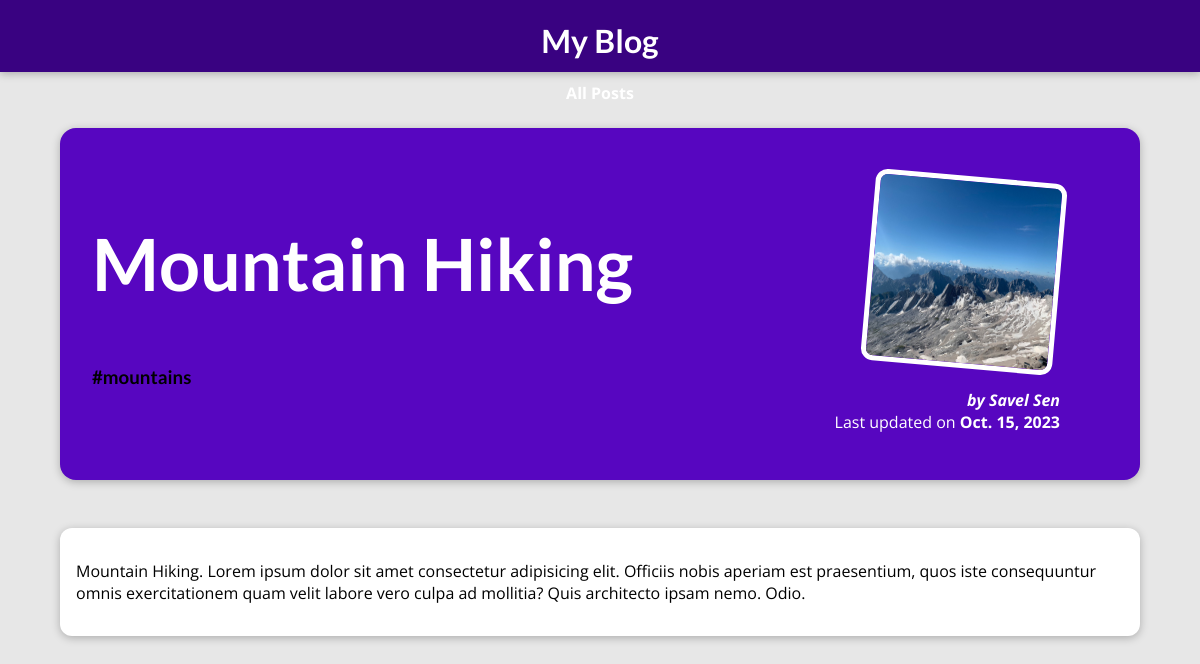
Screenshot of /blog/posts/mountain-hiking with the database file from the repository.
### blog/models.py (models this page shows, shortened)
class Post(models.Model):
    title = models.CharField(max_length=20)
    excerpt = models.CharField(max_length=100)
    image_name = models.CharField(max_length=20)
    date = models.DateField(auto_now=True)
    slug = models.SlugField(default="", blank=True, null=False, db_index=True)
    content = models.CharField(max_length=1000)
    author = models.ForeignKey(Author, on_delete=models.CASCADE, null=True, related_name='posts')
    tag = models.ForeignKey(Tag, on_delete=models.CASCADE, null=True, related_name='posts')

class Tag(models.Model):
    caption = models.CharField(max_length=50)
    def __str__(self):
        return f"{self.caption}"

class Author(models.Model):
    first_name = models.CharField(max_length=100)
    last_name = models.CharField(max_length=100)
    def __str__(self):
        return f"{self.first_name} {self.last_name}"

### blog/views.py (the view)
# urls.py: path("posts/<slug:slug>", views.post_detail, name='post-detail-page'),
def post_detail(request, slug):
    identified_post = Post.objects.get(slug=slug)
    return render(request, 'blog/post-detail.html',
                  {'post': identified_post})

### blog/templates/blog/post-detail.html (shortened to what this page needs)
{% extends "base.html" %}
{% load static %}
{% block css_files %}
    <link rel="stylesheet" href="{% static "blog/post-detail.css" %}"/>
{% endblock %}
{% block content %}
    <section id="summary">
        <h2>{{ post.title }}</h2>
        <h3>{{ post.tag }}</h3>
        <article>
            <img src="{% static 'blog/images/'|add:post.image_name %}" alt={{ posts.title }}>
            <address>by {{ post.author }}</address>
            <div>
                Last updated on <time>{{ post.date }}</time>
            </div>
        </article>
    </section>
    <main>
        {{ post.content|linebreaks }}
    </main>
{% endblock %}

### static/app.css (style rules this page uses)
* { box-sizing: border-box; }
html { font-family: 'Open Sans', 'Lato', sans-serif; }
body { margin: 0; }
h1, h2, h3 { font-family: 'Lato', sans-serif; font-weight: bold; }

### blog/static/blog/post-detail.css (style rules this page uses)
body { background-color: #e7e7e7; }
#summary { margin: 8rem auto 3rem auto; padding: 2rem; width: 90%; max-width: 90rem; border-radius: 16px; background-color: #5706c0; position: relative; box-shadow: 0 2px 8px rgba(0, 0, 0, 0.25); height: 22rem; }
#summary h2 { color: white; font-size: 4.5rem; }
#summary article { position: absolute; top: 2rem; right: 3rem; padding: 1rem 2rem; border-radius: 12px; text-align: right; color: white; }
#summary article img { width: 12rem; height: 12rem; border-radius: 12px; transform: rotateZ(5deg); border: 5px solid white; margin-bottom: 1rem; }
#summary address { font-weight: bold; }
#summary time { font-weight: bold; }
main { width: 90%; max-width: 90rem; margin: 3rem auto; background-color: white; padding: 1rem; border-radius: 12px; box-shadow: 0 2px 8px rgba(0, 0, 0, 0.25); }

### rows the page displays
Post: title "Mountain Hiking", tag "#mountains", image_name (picture), author "Savel Sen", date "Oct. 15, 2023", content "Mountain Hiking. Lorem ipsum dolor sit amet consectetur adipisicing elit. Officiis nobis aperiam est praesentium, quos iste consequuntur omnis exercitationem quam velit labore vero culpa ad mollitia? Quis architecto ipsam nemo. Odio."
